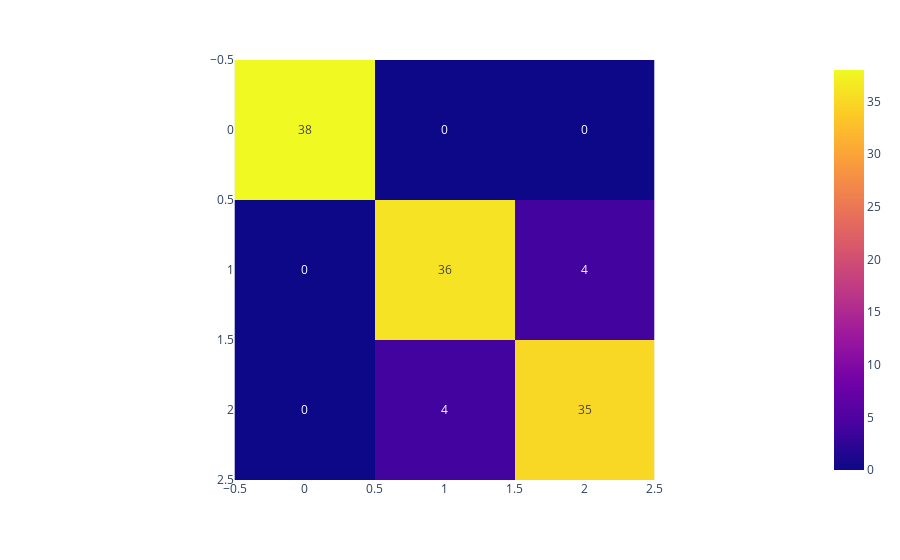

The notebook cell saved with this chart:
### Code cell
px.imshow(confusion_matrix(y_true=y_train, y_pred=y_train_pred), text_auto=True)

### Figure 1 — Plotly figure (JSON) as saved in the notebook; plotly's stock layout.template omitted (floating-point values rounded to 4 significant figures)
{"data": [{"coloraxis": "coloraxis", "hovertemplate": "x: %{x}<br>y: %{y}<br>color: %{z}<extra></extra>", "name": "0", "texttemplate": "%{z}", "type": "heatmap", "xaxis": "x", "yaxis": "y", "z": [[38, 0, 0], [0, 36, 4], [0, 4, 35]]}], "layout": {"coloraxis": {"colorscale": [[0, "#0d0887"], [0.1111, "#46039f"], [0.2222, "#7201a8"], [0.3333, "#9c179e"], [0.4444, "#bd3786"], [0.5556, "#d8576b"], [0.6667, "#ed7953"], [0.7778, "#fb9f3a"], [0.8889, "#fdca26"], [1, "#f0f921"]]}, "margin": {"t": 60}, "xaxis": {"anchor": "y", "constrain": "domain", "domain": [0, 1], "scaleanchor": "y"}, "yaxis": {"anchor": "x", "autorange": "reversed", "constrain": "domain", "domain": [0, 1]}}}
